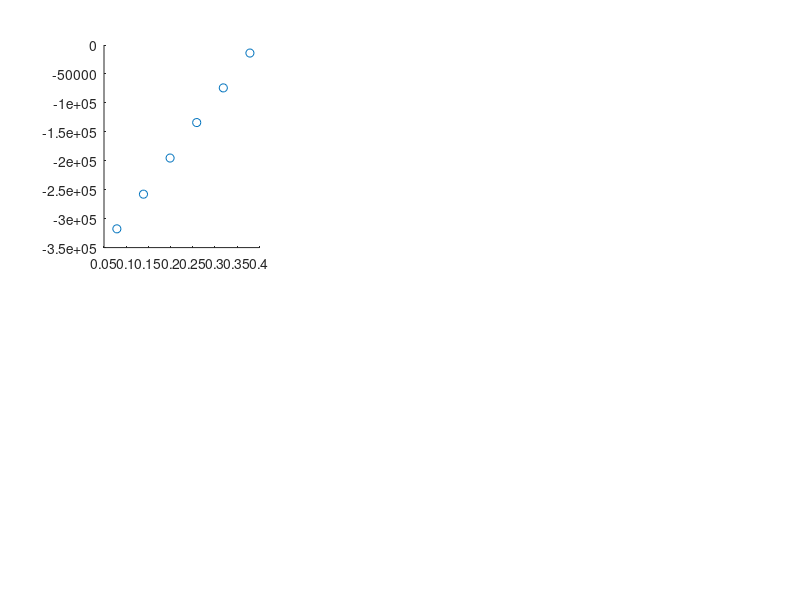

MATLAB code for this plot: (Note: this script raises an error after producing the figure.)
close all
x = [ones(6,1), ([360; 300; 240; 180; 120; 60] + 19)/1000];
y =[139 83 287 191 184 215;
    741 685 892 804 787 813;
    1340 1298 1511 1412 1425 1418;
    1953 1918 2127 2002 2032 2034;
    2577 2534 2727 2611 2649 2644;
    3176 3145 3333 3333 3225 3246]*-100;
for i = 1 : 6
    b1( : , i ) = x\y(:,i);
end

for i = 1 : 6
    b2( : , i ) = [ones(6,1), y(:,i)]\x(:,2);
end

figure
for i = 1:6
    subplot(2,3,i);
    scatter(x(:,2),y(:,i))
    yCalc = x*b(:,i);
    hold on
    plot(x(:,2),yCalc)
    title(num2str(i-1));
end